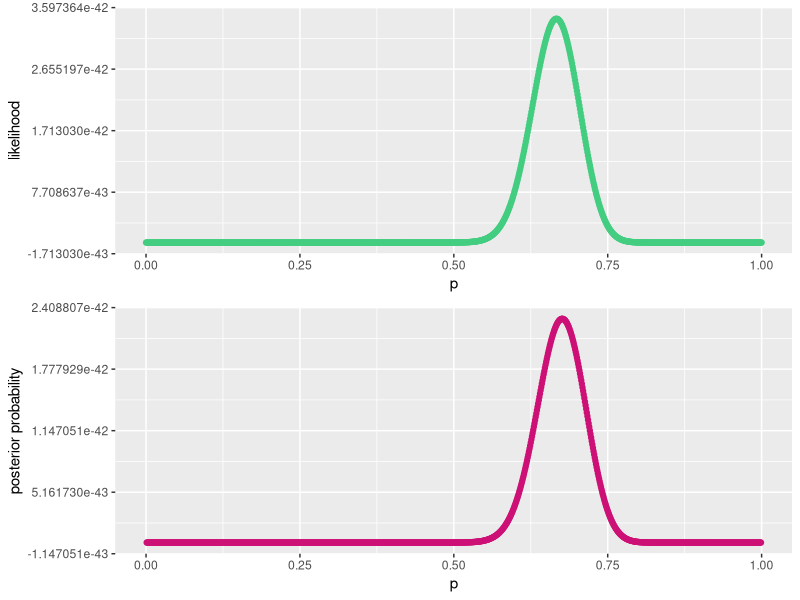
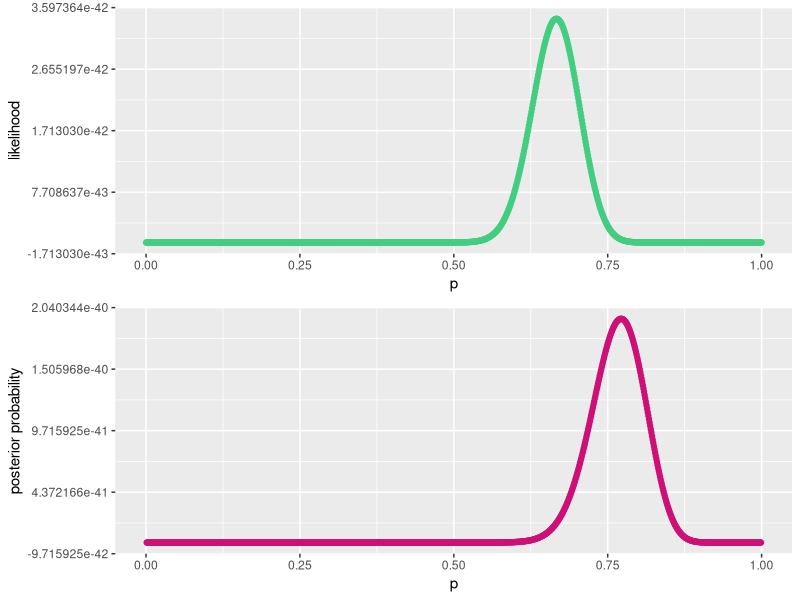
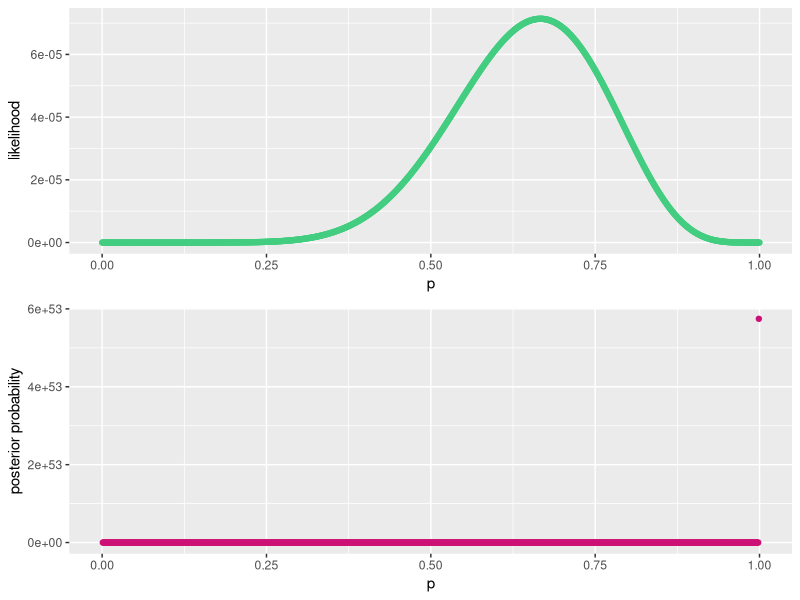
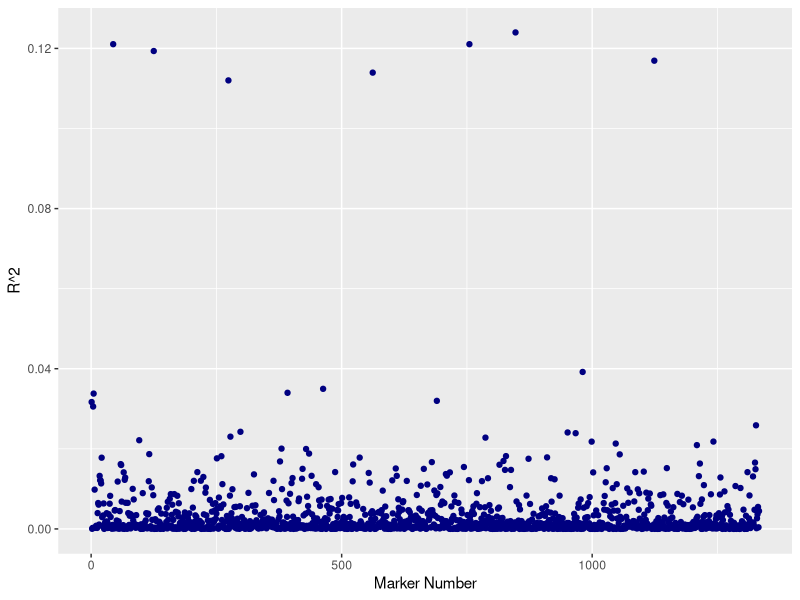
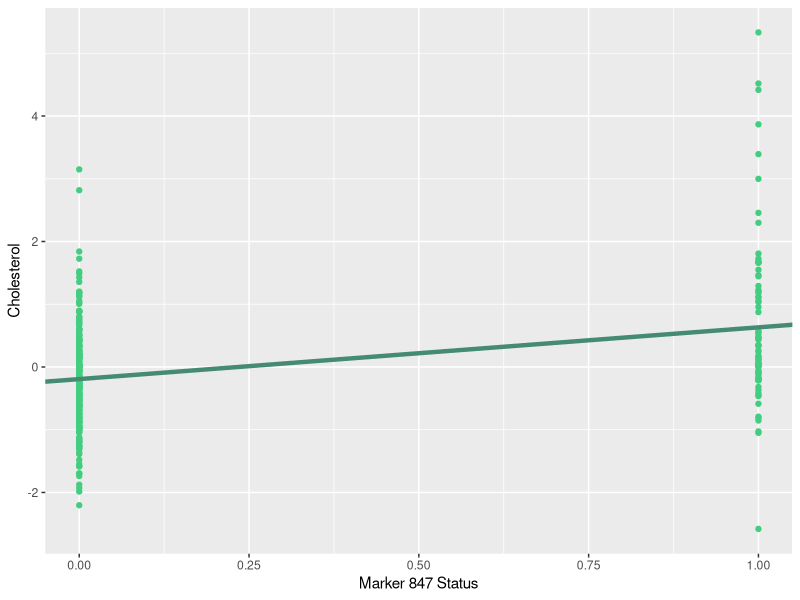
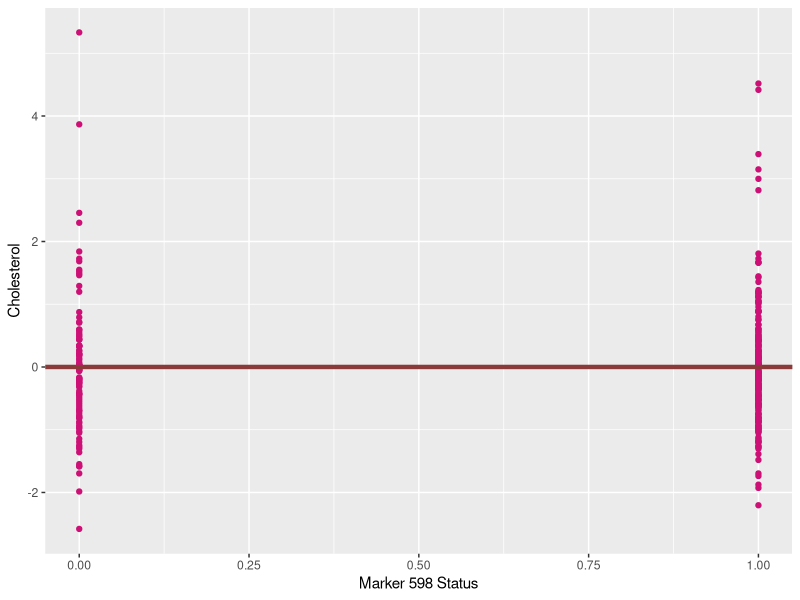

Write the R code that produced these figures, in order.
## ---- chunk 1
knitr::opts_chunk$set(echo = TRUE)

library(ggplot2)
library(reshape2)
library(gridExtra)
## ---- chunk 2

gal_data = read.table('disc-gal80-gal4-gal2.txt', sep='\t', strip.white=TRUE, stringsAsFactors = TRUE)

gal_data = t(gal_data)

colnames(gal_data) = gal_data[1,]
row.names(gal_data) = NULL

gal_data = gal_data[-1,-1]

gal_data = data.frame(gal_data)

gal_data = lapply(gal_data, trimws)

gal_data = lapply(gal_data, as.numeric)

gal_data = data.frame(gal_data)
## ---- chunk 3
gal80.cpt = prop.table(table(gal_data[c('Gal80')]))

gal4.cpt = prop.table(table(gal_data[c('Gal4')]))

gal4.gal80.cpt = prop.table(table(gal_data[c('Gal80','Gal4')]))

gal2.gal4.cpt = prop.table(table(gal_data[c('Gal4','Gal2')]))

gal2.gal4gal80.cpt = prop.table(table(gal_data[c('Gal80', 'Gal4', 'Gal2')]))

term_prob_1 = function(x){
  g80 = gal_data[x,]$Gal80
  g4 = gal_data[x,]$Gal4
  g2 = gal_data[x,]$Gal2
  
  p.g80 = as.numeric(gal80.cpt[as.character(g80)])
  p.gal4.gal80 = as.numeric(gal4.gal80.cpt[as.character(g80),as.character(g4)])
  p.gal2.gal4 = as.numeric(gal2.gal4.cpt[as.character(g4),as.character(g2)])
  
  joint = p.g80 * p.gal4.gal80 * p.gal2.gal4
  return(joint)
}

term_prob_2 = function(x){
  g80 = gal_data[x,]$Gal80
  g4 = gal_data[x,]$Gal4
  g2 = gal_data[x,]$Gal2
  
  p.g80 = as.numeric(gal80.cpt[as.character(g80)])
  p.gal4 = as.numeric(gal4.cpt[as.character(g4)])
  p.gal2.gal4gal80 = as.numeric(gal2.gal4gal80.cpt[as.character(g80), as.character(g4),as.character(g2)])
  
  joint = p.g80 * p.gal4* p.gal2.gal4gal80
  return(joint)
}

prod_1 = 1
prod_2 = 1
for (i in  1:nrow(gal_data)){
  j_1 = term_prob_1(i)
  prod_1 = prod_1 * j_1
  j_2 = term_prob_2(i)
  prod_2 = prod_2 * j_2
}

print('log likelihood of model 1:')
print(log(prod_1))

print('log likelihood of model 2:')
print(log(prod_2))

## ---- chunk 4
likelihood <- function(p, nh, nt){
  l = p^nh * (1-p)^nt
  return(l)
}

posterior = function(p, nh, nt, alpha, beta){
  prior = dbeta(p, alpha, beta)
  like = likelihood(p, nh, nt)
  post = (1/prior)*like
  return(post)
}

## ---- chunk 5
p = seq(0, 1, 0.001)

likepost = function(p, nh, nt, alpha, beta){
  likes = likelihood(p, nh, nt)
  posts = posterior(p, nh, nt, alpha, beta)
  
  ld = data.frame(p, likes, posts)
  ld
  
  max_like = p[which.max(likes)]
  print('The maximum likelilhood estimate of p is:')
  print(max_like)
  
  max_map = p[which.max(posts)]
  print('The maximum posterior estimate of p is:')
  print(max_map)
  
  plot_like = ggplot(ld, aes(x=p, y=likes)) + geom_point(col='seagreen3') + labs(x='p', y='likelihood')
  plot_post = ggplot(ld, aes(x=p, y=posts)) + geom_point(col='deeppink3') + labs(x='p', y='posterior probability')
  
  grid.arrange(plot_like, plot_post, ncol=1)
}

## ---- chunk 6
nh = 100
nt = 50
alpha = 5
beta = 5

likepost(p, nh, nt, alpha, beta)
## ---- chunk 7
nh = 100
nt = 50
alpha = 30
beta = 30

likepost(p, nh, nt, alpha, beta)
## ---- chunk 8
nh = 10
nt = 5
alpha = 30
beta = 30

likepost(p, nh, nt, alpha, beta)
## ---- chunk 9
genotype = read.table('genotype.txt', sep='\t', strip.white=TRUE, stringsAsFactors = TRUE)

genotype = t(genotype)

colnames(genotype) = genotype[1,]
row.names(genotype) = NULL

genotype = genotype[-1,-1]

genotype = data.frame(genotype)

genotype = lapply(genotype, trimws)

genotype = lapply(genotype, as.numeric)

genotype = data.frame(genotype)

phenotype = read.table('phenotype.txt', sep='\t', strip.white=TRUE, stringsAsFactors = TRUE)

phenotype = t(phenotype)

colnames(phenotype) = phenotype[1,]
row.names(phenotype) = NULL

phenotype = phenotype[-1,-1]

phenotype = data.frame(phenotype)

phenotype = lapply(phenotype, trimws)

phenotype = lapply(phenotype, as.numeric)

phenotype = data.frame(phenotype)

chol_data = data.frame(genotype, phenotype)

## ---- chunk 10

marker.sse = function(m){
  if(m != 'phenotype'){
    x = chol_data[[m]]
    out = lm(chol_data$phenotype ~ x)
    return(anova(out)[['Sum Sq']][2])
  }
  else{
    return(NULL)
  }
}

sse = sapply(names(chol_data), marker.sse)
sse = unlist(sse)
## ---- chunk 11
min(sse)

sse[which.min(sse)]
## ---- chunk 12
max(sse)

sse[which.max(sse)]
## ---- chunk 13
marker.r2 = function(m){
  if(m != 'phenotype'){
    x = chol_data[[m]]
    out = lm(chol_data$phenotype ~ x)
    return(summary(out)$r.squared)
  }
  else{
    return(NULL)
  }
}

r2 = sapply(names(chol_data), marker.r2)
r2 = unlist(r2)

r2_data = data.frame(r2)

r2.plot = ggplot(r2_data, aes(x=1:length(row.names(r2_data)), y=r2)) + geom_point(color='navy') + labs(x='Marker Number', y='R^2')
r2.plot
## ---- chunk 14
r2[which.min(sse)]
## ---- chunk 15
r2[which.max(sse)]
## ---- chunk 16
m847 = lm(chol_data$phenotype ~ chol_data$Marker_847)

summary(m847)
## ---- chunk 17
p847 = ggplot(chol_data, aes(x=Marker_847, y=phenotype)) + geom_point(color='seagreen3') + labs(x='Marker 847 Status', y='Cholesterol') + geom_abline(slope = 0.82479, intercept = -0.19261, color='aquamarine4', size=1.5)
p847

## ---- chunk 18
m598 = lm(chol_data$phenotype ~ chol_data$Marker_598)

summary(m598)
## ---- chunk 19
p598 = ggplot(chol_data, aes(x=Marker_598, y=phenotype)) + geom_point(color='deeppink3') + labs(x='Marker 598 Status', y='Cholesterol') + geom_abline(slope = -2.142*(10^-5), intercept = 1.478*(10^-5), color='indianred4', size=1.5)
p598

